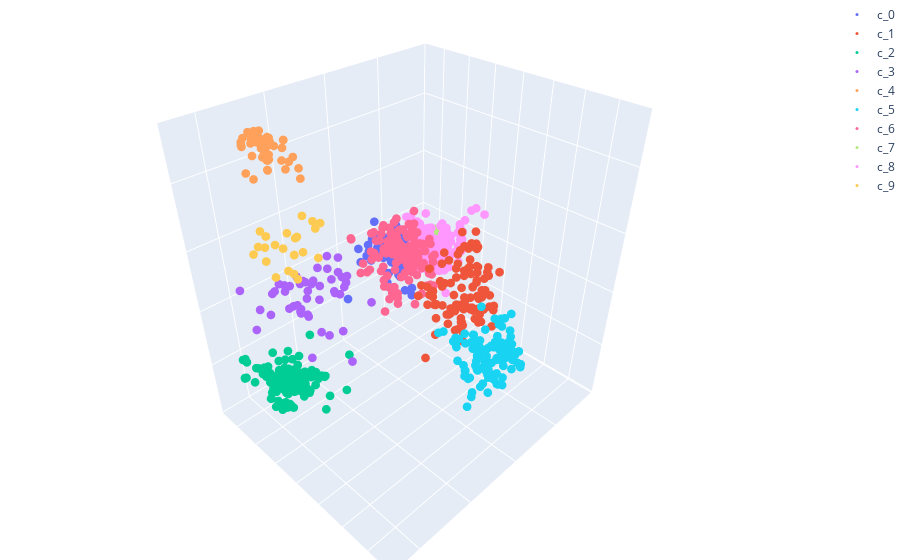

Source (notebook cell):
### Code cell
%load_ext autoreload
%autoreload 2

import sys
sys.path.append('..')

from vecdb.visualise.projection import Projection

dataset_id = "ecommerce-6"
project = "dummy-collections"
api_key = "UzdYRktIY0JxNmlvb1NpOFNsenU6VGdTU0s4UjhUR0NsaDdnQTVwUkpKZw"  # Read access
base_url = "https://api-aueast.relevance.ai/v1/"

label = "product_name"
vector_field = "product_name_imagetext_vector_"

pm = Projection(project, api_key, base_url=base_url)


# ==================================================
# =============== DR Args ==========================
# ==================================================

## TSNE
dr_args = {
    "n_iter": 500,
    "learning_rate": 100,
    "perplexity": 30,
    "random_state": 42,
}

# ## Ivis
# dr_args =  {
#     "k": 15, 
#     "model": "maaten", 
#     "n_epochs_without_progress": 2
#}


# ==================================================
# =============== Cluster Args =====================
# ==================================================


## Kmeans
cluster_args = {
    "n_clusters": 10, 
    "init": "k-means++", 
    "verbose": 1, 
    "algorithm": "auto"
}

# ## Kmodes
# cluster_args = {
#     "n_clusters": 10, 
#     "init": "Cao", 
#     "n_init": 5, 
#     "verbose": 1,
#     "random_state": 42,
# }

pm.plot(
    dataset_id = dataset_id, 
    label = label, 
    vector_field = vector_field,
    dr = 'pca',
    dr_args = dr_args,
    cluster = 'kmeans',
    cluster_args = cluster_args,
    legend = 'c_labels',
    point_label = False,
    hover_label = [ label ]
)
